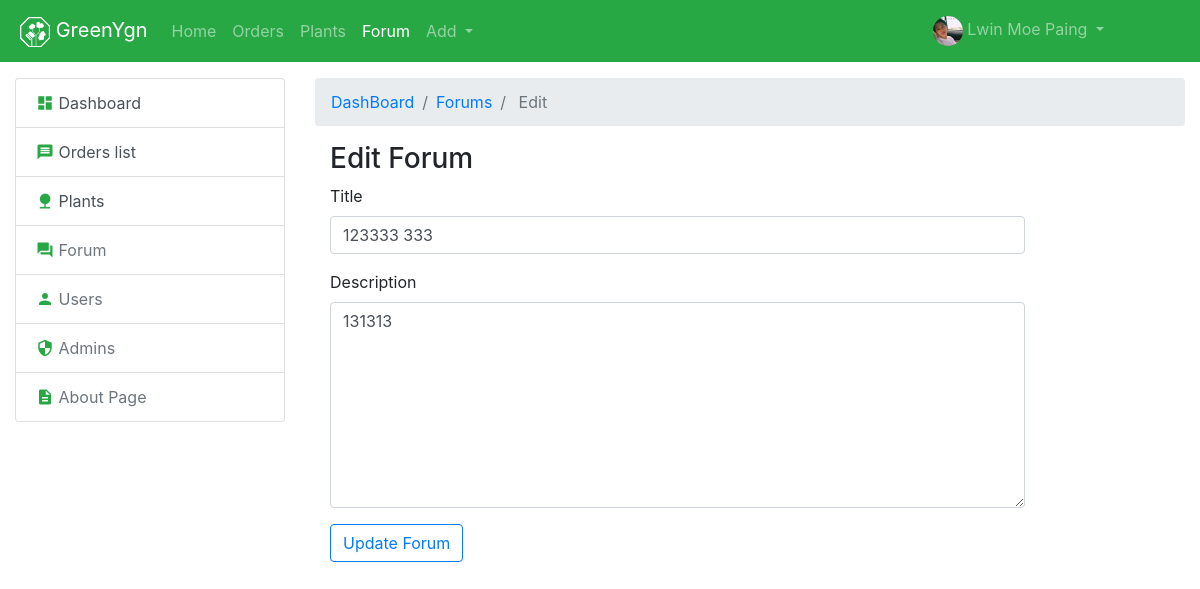
The page /gyadmin/superadmin/forum/edit.php?id=3&page=1 (signed in) on the database as committed earlier.
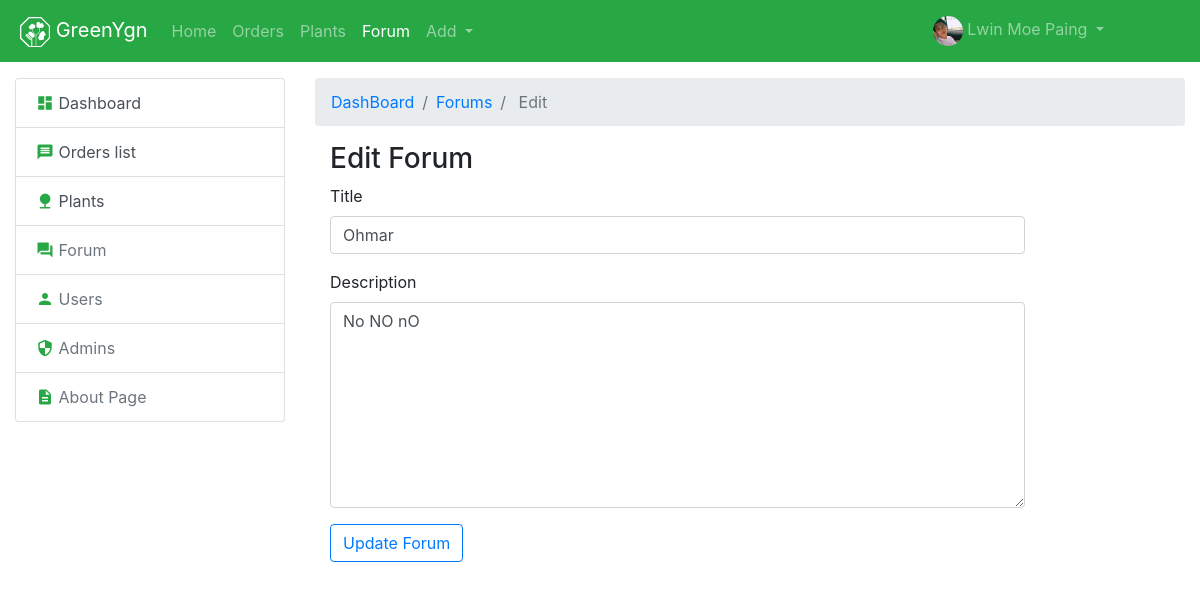
The same page on the database as committed later.
### tables this page shows
CREATE TABLE `forum` (
  `id` int(11) NOT NULL,
  `image` varchar(200) NOT NULL DEFAULT '/assets/images/logo/greenygn_animate.svg',
  `title` varchar(120) NOT NULL,
  `description` text NOT NULL,
  `admin_id` int(10) UNSIGNED NOT NULL,
  `deleted_at` datetime DEFAULT NULL,
  `created_at` datetime DEFAULT NULL,
  `modified_at` datetime DEFAULT NULL
);

### gyadmin/superadmin/forum/functions/edit/getdata.php (called while the page is built)
<?php
if( isset ($_GET['id'] ) && is_numeric($_GET['id'])) {
        $sql = "SELECT * FROM `forum` WHERE `id` = " . $_GET['id'];
        if( $result = mysqli_query($conn, $sql)) {
            if( $result->num_rows == 1 ) {
                $result = mysqli_fetch_assoc($result);
            } else {
                header('Location: ' . '/gyadmin/superadmin/forum/');
                die();
            }
        }
} else {
    header('Location: ' . '/gyadmin/superadmin/forum/');
    die();
}

### gyadmin/superadmin/forum/edit.php (the view, shortened to what this page needs)
<?php
    require __DIR__. "/functions/edit/getdata.php";
    require __DIR__ . "/../view/begin_header.php";
    require __DIR__ . "/../view/finish_header.php";
    require __DIR__ . "/../view/nav/navbar.php";
?>
    <div class="container-fluid mt-3">
        <div class="row">
            <div class="col-md-3">
                <?php
                    require __DIR__ . "/../view/left_url_list/left_url_list.php";
                ?>
            </div>
            <div class="col-md-9">
                <nav aria-label="breadcrumb">
                    <ol class="breadcrumb">
                    <li class="breadcrumb-item"><a href="/gyadmin/superadmin/">DashBoard</a></li>
                    <li class="breadcrumb-item"><a href="/gyadmin/superadmin/forum">Forums</a></li>
                        <li class="breadcrumb-item active"> Edit </li>
                    </ol>
                </nav>
                <div class="container-fluid mt-3">
                    <div class="row">
                        <div class="col-md-10">
                            <form method="post" enctype="multipart/form-data">
                            <h3 class=""> Edit Forum </h3>
                                <div class="form-group">
                                    <label for="title">Title</label>
                                    <input type="text" class="form-control " id="title" name="title" placeholder="Enter name" value="<?= $result['title'] ?>" required="required">
                                </div>
                                <div class="form-group">
                                    <label for="description">Description</label>
                                    <textarea class="form-control " name="description" id="description" cols="30" rows="8"><?=  $result['description'] ?></textarea>
                                </div>
                                <button type="submit" name="submit" class="btn btn-outline-primary"> Update Forum </button>
                            </form>
                        </div>
                    </div>
                </div>
            </div>
        </div>
    </div>
<?php
    require __DIR__ . "/../view/finish_footer.php";
?>

Rows that differ between the two databases and show on the page:
changed forum: title "123333 333" → "Ohmar"; description "131313" → "No NO nO"
